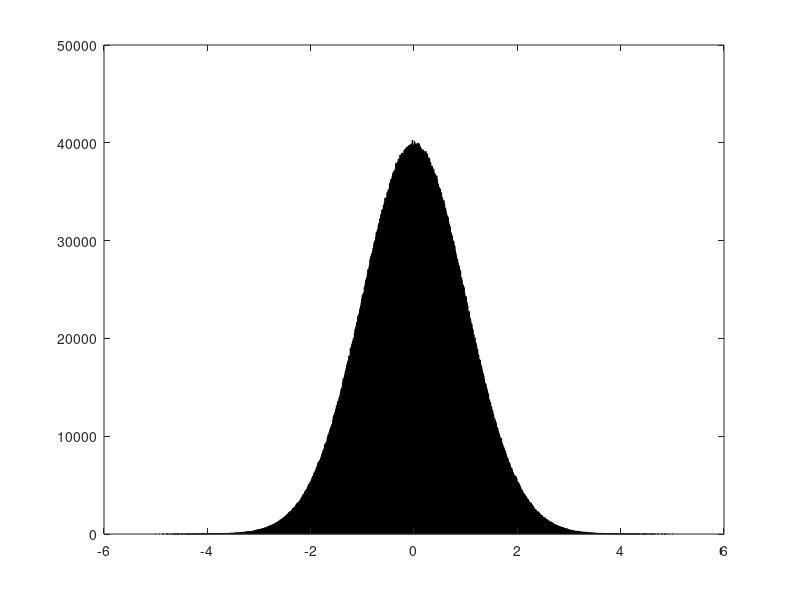
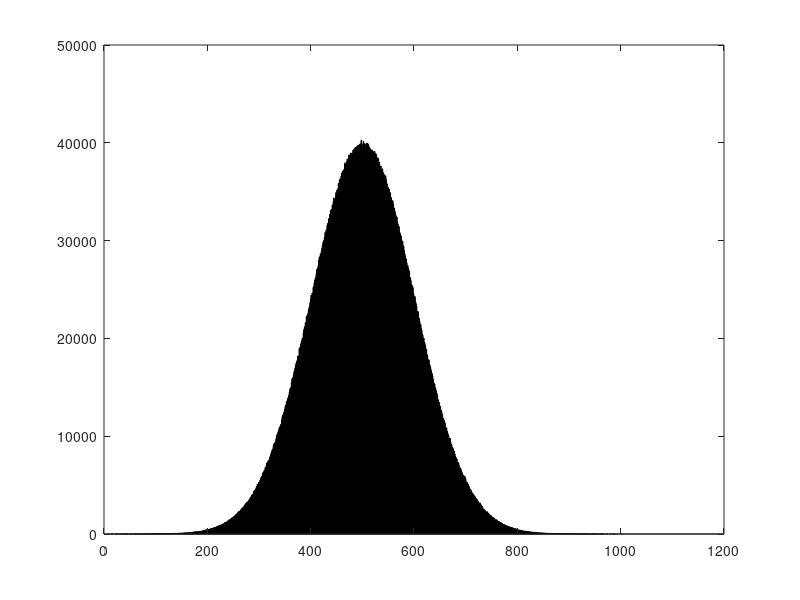

Recreate these plots in MATLAB, in order.
clear all
close all
clc

num = 10000000;

data = normrnd(0, 1, [num, 1]);


figure
hist(data, -5:0.01:5)




figure
hist1 = hist(data, -5:0.01:5)
bar(hist1, 1)
